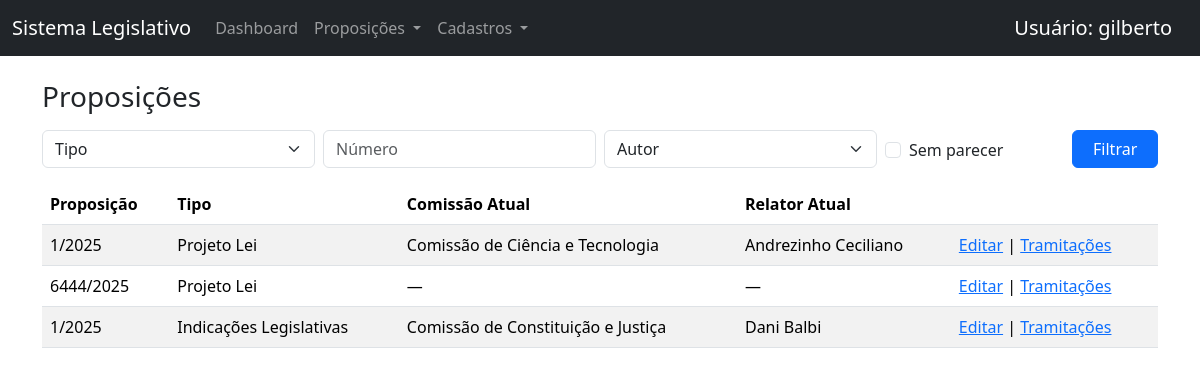
The page /proposicao/ (signed in) on the database as committed earlier.
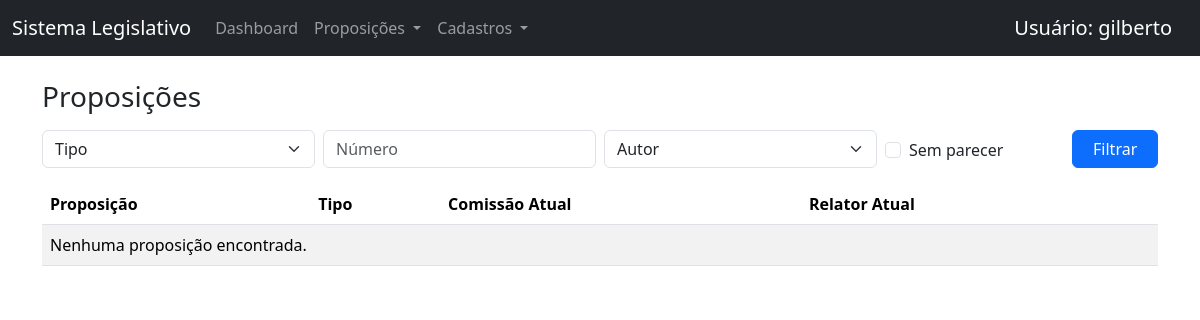
The same page on the database as committed later.
### www/models.py (models this page shows, shortened)
class Proposicao(models.Model):
    tipo = models.ForeignKey(
        TipoProposicao,
        on_delete=models.PROTECT,
        related_name="proposicoes"
    )
    numero = models.CharField(max_length=20)
    ementa = models.TextField()
    autores = models.ManyToManyField(Autor, related_name="proposicoes_autoria")
    link_proposicao = models.CharField(max_length=400, blank=True, null=True)
    class Meta:
        constraints = [
            models.UniqueConstraint(
                fields=["tipo", "numero"],
                name="unique_numero_por_tipo"
            )
        ]
    @property
    def comissao_atual(self):
        ultima = self.tramitacoes.order_by("-data_entrada").first()
        return ultima.comissao if ultima else None
    @property
    def relator_atual(self):
        ultima = self.tramitacoes.order_by("-data_entrada").first()
        return ultima.relator if ultima else None

class TipoProposicao(models.Model):
    sigla = models.CharField(
        max_length=10,
        unique=True,
        help_text="Código curto do tipo de proposição (até 10 caracteres)"
    )
    nome = models.CharField(
        max_length=100,
        unique=True
    )
    ativo = models.BooleanField(default=True)
    class Meta:
        verbose_name = "Tipo de Proposição"
        verbose_name_plural = "Tipos de Proposição"
        ordering = ["nome"]

class Tramitacao(models.Model):
    proposicao = models.ForeignKey(
        Proposicao,
        on_delete=models.CASCADE,
        related_name="tramitacoes"
    )
    comissao = models.ForeignKey(
        Comissao,
        on_delete=models.PROTECT
    )
    data_entrada = models.DateField()
    relator = models.ForeignKey(
        Autor,
        on_delete=models.SET_NULL,
        null=True,
        blank=True,
        related_name="relatorias"
    )
    data_relatoria = models.DateField(blank=True, null=True)
    reuniao = models.CharField(max_length=100, blank=True, null=True)
    data_reuniao = models.DateField(blank=True, null=True)
    observacao = models.TextField(max_length=2000, blank=True, null=True)
    parecer = models.CharField(max_length=100, blank=True, null=True)
    texto_parecer = CKEditor5Field(
        "Texto do Parecer",
        blank=True,
        null=True,
        config_name="default"
    )
    data_devolucao_relatoria = models.DateField(blank=True, null=True)
    parecer_vencido = models.CharField(max_length=100, blank=True, null=True)
    texto_parecer_vencido = CKEditor5Field(
        "Texto do Parecer Vencido",
        blank=True,
        null=True,
        config_name="default"
    )
    data_devolucao_relatoria_vencido = models.DateField(blank=True, null=True)
    data_publicacao_parecer = models.DateField(blank=True, null=True)
    data_saida_comissao = models.DateField(blank=True, null=True)
    class Meta:
        ordering = ["data_entrada"]

class Comissao(models.Model):
    sigla = models.CharField(max_length=20, unique=True)
    nome = models.CharField(max_length=255)
    ativa = models.BooleanField(default=True)
    class Meta:
        ordering = ["nome"]
    def __str__(self):
        return self.nome

class Autor(models.Model):
    nome = models.CharField(max_length=150)
    sexo = models.CharField(
        max_length=1,
        choices=[
            ("M", "Masculino"),
            ("F", "Feminino"),
        ]
    )
    ativo = models.BooleanField(default=True)
    class Meta:
        verbose_name = "Autor"
        verbose_name_plural = "Autores"
        ordering = ["nome"]
    def __str__(self):
        status = "" if self.ativo else " (inativo)"
        return f"{self.nome}{status}"

### www/views.py (the view, shortened to what this page needs)
# urls.py: path("proposicao/", ProposicaoListView.as_view(), name="proposicao_list"),
class ProposicaoListView(LoginRequiredMixin, ListView):
    model = Proposicao
    template_name = "www/proposicao_list.html"
    paginate_by = 20
    def get_queryset(self):
        qs = (
            Proposicao.objects
            .annotate(
                ultima_data=models.Max("tramitacoes__data_entrada")
            )
            .prefetch_related("autores", "tramitacoes")
            .select_related("tipo")
        )
        user = self.request.user
        tipo = self.request.GET.get("tipo")
        numero = self.request.GET.get("numero")
        autor = self.request.GET.get("autor")
        aguardando_parecer = self.request.GET.get("aguardando_parecer")
        if tipo:
            qs = qs.filter(tipo_id=tipo)
        if numero:
            qs = qs.filter(numero__icontains=numero)
        if autor:
            qs = qs.filter(autores__id=autor)
        if aguardando_parecer == "1":
            qs = qs.filter(pareceres__isnull=True)
        return qs.distinct()
    def get_context_data(self, **kwargs):
        context = super().get_context_data(**kwargs)
        context["tipos"] = TipoProposicao.objects.filter(ativo=True)
        context["autores"] = Autor.objects.filter(ativo=True).order_by("nome")
        if self.request.user.is_superuser:
            context["comissoes"] = Comissao.objects.filter(ativa=True)
        else:
            context["comissoes"] = Comissao.objects.filter(
                id=self.request.user.perfil.comissao_padrao_id
            )
        return context

### www/templates/www/proposicao_list.html (shortened to what this page needs)
{% extends "base.html" %}
{% block content %}
<h3 class="mb-3">Proposições</h3>
<form method="get" class="row g-2 mb-3">
    <div class="col-md-3">
        <select name="tipo" class="form-select">
            <option value="">Tipo</option>
        </select>
    </div>
    <div class="col-md-3">
        <input type="text" name="numero" value="{{ request.GET.numero }}"
               class="form-control" placeholder="Número">
    </div>
    <div class="col-md-3">
        <select name="autor" class="form-select">
            <option value="">Autor</option>
        </select>
    </div>
    <div class="col-md-2">
        <div class="form-check mt-2">
            <input class="form-check-input" type="checkbox" name="aguardando_parecer" value="1"
                   {% if request.GET.aguardando_parecer %}checked{% endif %}>
            <label class="form-check-label">Sem parecer</label>
        </div>
    </div>
    <div class="col-md-1">
        <button class="btn btn-primary w-100">Filtrar</button>
    </div>
</form>
<table class="table table-striped">
    <thead>
        <tr>
            <th>Proposição</th>
            <th>Tipo</th>
            <th>Comissão Atual</th>
            <th>Relator Atual</th>
            <th></th>
        </tr>
    </thead>
    <tbody>
        {% for p in object_list %}
        <tr>
            <td>{{ p.numero }}</td>
            <td>{{ p.tipo.nome }}</td>
            <td>{{ p.comissao_atual|default:"—" }}</td>
            <td>{{ p.relator_atual|default:"—" }}</td>
            <td>
                <a href="{% url 'proposicao_update' p.id %}">Editar</a> |
                <a href="{% url 'tramitacao_list' p.id %}">Tramitações</a>
            </td>
        </tr>
        {% empty %}
        <tr>
            <td colspan="5">Nenhuma proposição encontrada.</td>
        </tr>
        {% endfor %}
    </tbody>
</table>
{% endblock %}

### www/templates/base.html (shortened to what this page needs)
<!DOCTYPE html>
<html lang="pt-br">
<head>
    <link href="https://cdn.jsdelivr.net/npm/bootstrap@5.3.2/dist/css/bootstrap.min.css" rel="stylesheet">
</head>
<body>
  <nav class="navbar navbar-expand-lg navbar-dark bg-dark mb-4">
    <div class="container-fluid">
      <a class="navbar-brand" href="{% url 'dashboard' %}">
          Sistema Legislativo
      </a>
      <div class="collapse navbar-collapse" id="navbarNav">
        <ul class="navbar-nav me-auto">
          <li class="nav-item">
            <a class="nav-link" href="{% url 'dashboard' %}">Dashboard</a>
          </li>
          <li class="nav-item dropdown">
            <a class="nav-link dropdown-toggle" href="#" role="button"
               data-bs-toggle="dropdown">
              Proposições
            </a>
          </li>
          <li class="nav-item dropdown">
            <a class="nav-link dropdown-toggle" href="#" role="button"
               data-bs-toggle="dropdown">
              Cadastros
            </a>
          </li>
        </ul>
      </div>
      <div class="navbar-brand">
        Usuário: {{ user.username }}
      </div>
    </div>
  </nav>
  <div class="container">
      {% block content %}{% endblock %}
  </div>
</body>
</html>

Rows that differ between the two databases and show on the page:
removed Proposicao: numero "1/2025", tipo.nome "Projeto Lei", comissao_atual "Comissão de Ciência e Tecnologia", relator_atual "Andrezinho Ceciliano"
removed Proposicao: numero "6444/2025", tipo.nome "Projeto Lei", comissao_atual "—", relator_atual "—"
removed Proposicao: numero "1/2025", tipo.nome "Indicações Legislativas", comissao_atual "Comissão de Constituição e Justiça", relator_atual "Dani Balbi"
Other text that changed with them:
text now shown: "Nenhuma proposição encontrada."
